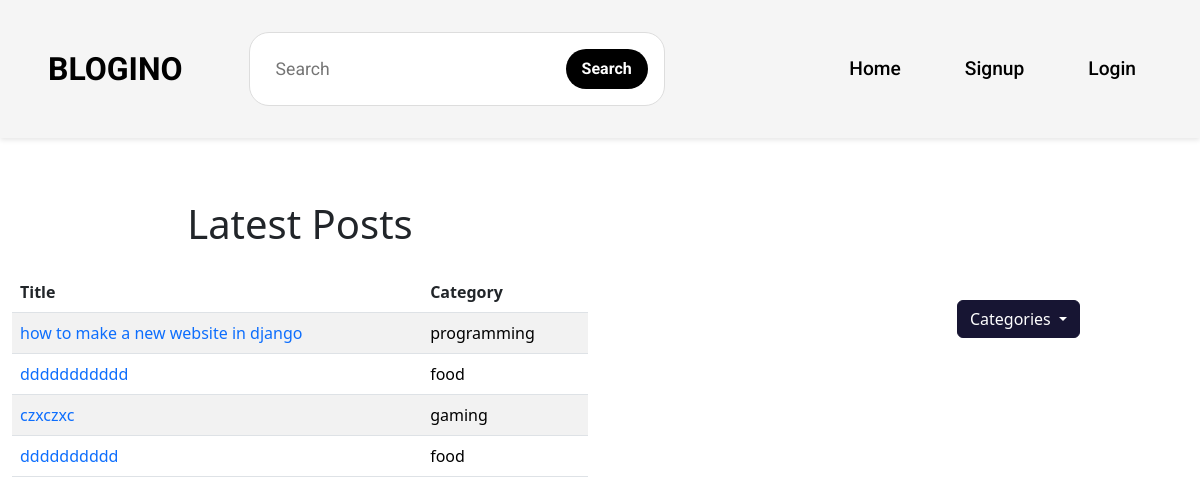
The page / on the database its author committed.
### landing/models.py (models this page shows, shortened)
class Post(models.Model):
    title = models.CharField(max_length=100)
    user = models.ForeignKey(User, on_delete=models.CASCADE)
    thambnail = models.ImageField(upload_to='post_thumbnails', blank=True, null=True)
    content = RichTextField(blank=True, null=True)
    likes = models.PositiveIntegerField(default=0)
    created_at = models.DateTimeField(auto_now_add=True)
    updated_at = models.DateTimeField(auto_now=True)
    category = models.ForeignKey(Category, on_delete=models.CASCADE)

class Category(models.Model):
    name = models.CharField(max_length=100)
    def __str__(self):
        return self.name

### landing/views.py (the view)
# urls.py: path('', views.index, name='index'),
def index(request):
    categories = Category.objects.all()
    posts = Post.objects.order_by('-created_at')[:4]
    context = {
        'categories': categories,
        'posts': posts,
    }
    return render(request, 'landing/index.html', context)

### templates/landing/index.html (shortened to what this page needs)
{% load static %}
<!DOCTYPE html>
<html lang="en">
<head>
    <link rel="stylesheet" href="{% static 'landing/css/components/menu.css' %}">
    <link rel="stylesheet" href="{% static 'landing/css/components/sidebar.css' %}">
    <link href='https://unpkg.com/boxicons@2.1.4/css/boxicons.min.css' rel='stylesheet'>
    <link href="https://cdn.jsdelivr.net/npm/bootstrap@5.3.0/dist/css/bootstrap.min.css" rel="stylesheet">
</head>
<body>
    {% block menu %}
        {% include 'landing/components/menu.html' %}
    {% endblock %}
    {% block category %}
        {% include 'landing/components/sidebar.html' %}
    {% endblock %}
    <div style="width: 50%; margin-top: 200px;">
        {% block posts %}
            {% include 'landing/components/posts.html' %}
        {% endblock %}
    </div>
</body>
</html>

### templates/landing/components/posts.html
{% block posts %}
    <div class="container mt-5">
        <h1 class="text-center mb-4">Latest Posts</h1>
        <div class="table-responsive">
            <table class="table table-striped">
                <thead>
                    <tr>
                        <th scope="col">Title</th>
                        <th scope="col">Category</th>
                    </tr>
                </thead>
                <tbody>
                    {% for post in posts %}
                    <tr>
                        <td>
                            <a class="text-primary" href="{% url 'landing:post_detail' post.id %}">{{ post.title }}</a>
                        </td>
                        <td>
                            <a href="{% url 'landing:category' post.category.id %}">{{ post.category }}</a>
                        </td>
                    </tr>
                    {% endfor %}
                </tbody>
            </table>
        </div>
    </div>
{% endblock %}

### static/landing/css/components/menu.css (style rules this page uses)
a { text-decoration: none !important; color: black !important; }

### rows shown on the page
Post: title "how to make a new website in django", category "programming"
Post: title "ddddddddddd", category "food"
Post: title "czxczxc", category "gaming"
Post: title "dddddddddd", category "food"
